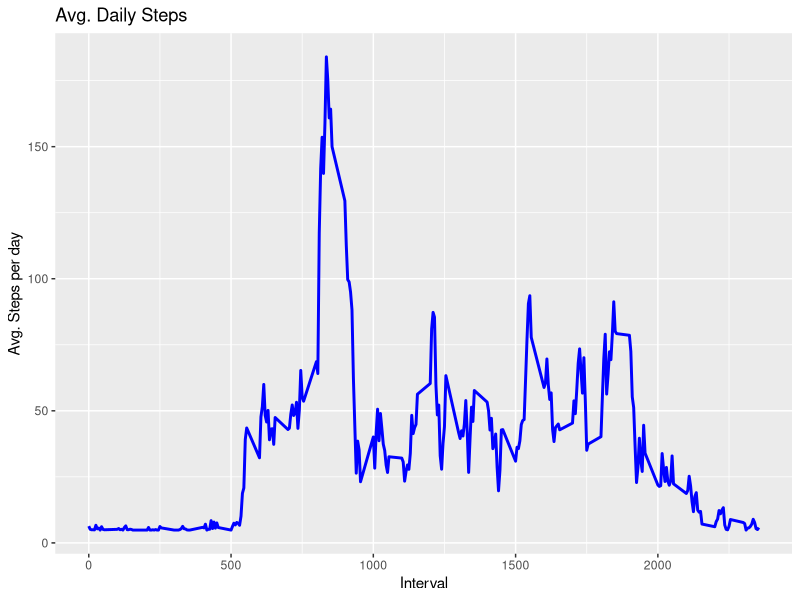
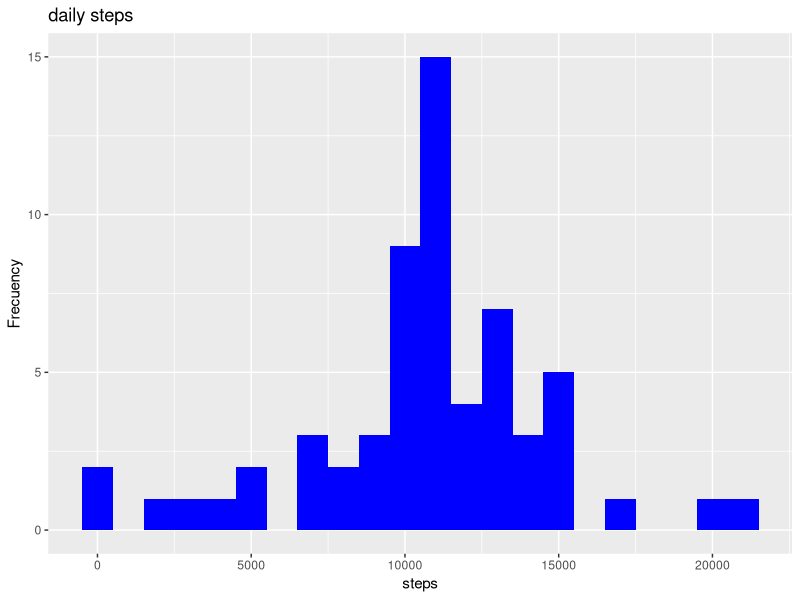

The R source for these figures, in order: (Note: this script raises an error after producing the figures.)
## ---- chunk 1
setwd("C:/Users/U6065449/Downloads/nuevo")

activityDT <- data.table::fread(input = "./activity.csv")

Total_Steps <- activityDT[, c(lapply(.SD, sum, na.rm = TRUE)), .SDcols = c("steps"), by = .(date)] 

head(Total_Steps,10)

library(ggplot2)

png("hist1.png",width = 480,height = 480)

ggplot(Total_Steps,aes(x=steps))+
  geom_histogram(fill="blue",binwidth = 1000)+
  labs(title = "daily steps",x="steps",y="Frecuency")

dev.off()
Total_Steps[, .(Mean_Steps = mean(steps), Median_Steps = median(steps))]

IntervalDT <- activityDT[, c(lapply(.SD, mean, na.rm = TRUE)), .SDcols = c("steps"), by = .(interval)] 

ggplot(IntervalDT, aes(x = interval , y = steps)) +
  geom_line(color="blue", size=1) +
  labs(title = "Avg. Daily Steps", x = "Interval", y = "Avg. Steps per day")

IntervalDT[steps == max(steps), .(max_interval = interval)]

activityDT[is.na(steps), .N ]

nrow(activityDT[is.na(steps),])

activityDT[is.na(steps), "steps"] <- round(activityDT[, c(lapply(.SD, mean, na.rm = TRUE)), .SDcols = c("steps")])

data.table::fwrite(x = activityDT, file = "./activity.csv", quote = FALSE)



Total_Steps <- activityDT[, c(lapply(.SD, sum, na.rm = TRUE)), .SDcols = c("steps"), by = .(date)] 

Total_Steps[, .(Mean_Steps = mean(steps), Median_Steps = median(steps))]


library(ggplot2)
ggplot(Total_Steps, aes(x = steps)) +
  geom_histogram(fill = "blue", binwidth = 1000) +
  labs(title = "Daily Steps", x = "Steps", y = "Frequency")

activityDT[, dateTime := as.POSIXct(date, format = "%Y-%m-%d")]
activityDT[, `Day of Week`:= weekdays(x = dateTime)]

activityDT[grepl(pattern = "Monday|Tuesday|Wednesday|Thursday|Friday", x = `Day of Week`), "weekday or weekend"] <- "weekday"
activityDT[grepl(pattern = "Saturday|Sunday", x = `Day of Week`), "weekday or weekend"] <- "weekend"
activityDT[, `weekday or weekend` := as.factor(`weekday or weekend`)]

activityDT[is.na(steps), "steps"] <- activityDT[, c(lapply(.SD, median, na.rm = TRUE)), .SDcols = c("steps")]
IntervalDT <- activityDT[, c(lapply(.SD, mean, na.rm = TRUE)), .SDcols = c("steps"), by = .(interval, `weekday or weekend`)] 

ggplot(IntervalDT , aes(x = interval , y = steps, color=`weekday or weekend`)) + geom_line() + labs(title = "Avg. Daily Steps by Weektype", x = "Interval", y = "No. of Steps") + facet_wrap(~`weekday or weekend` , ncol = 1, nrow=2)


